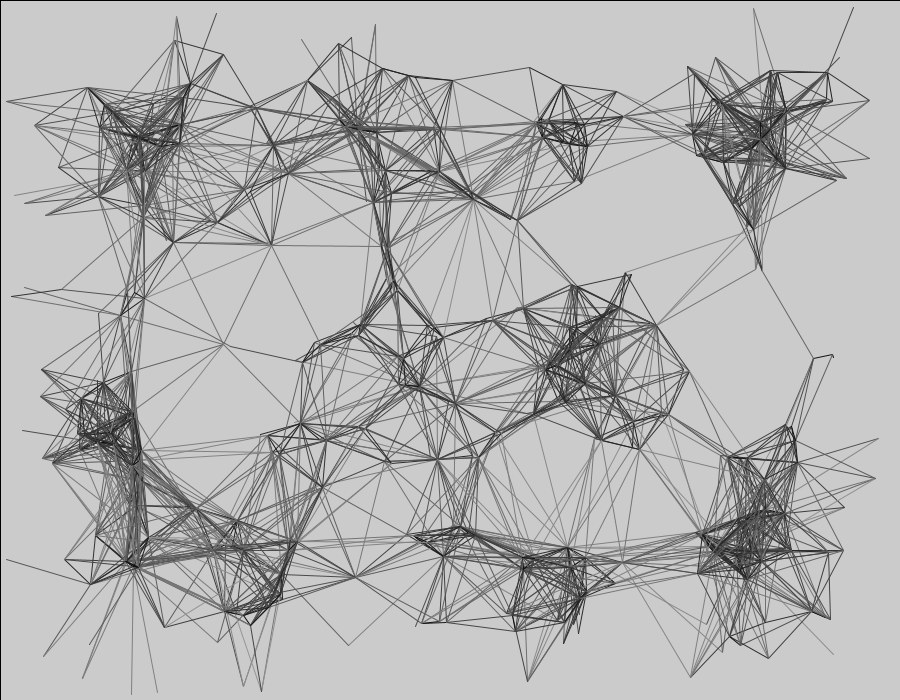
Frame 1 (no input)
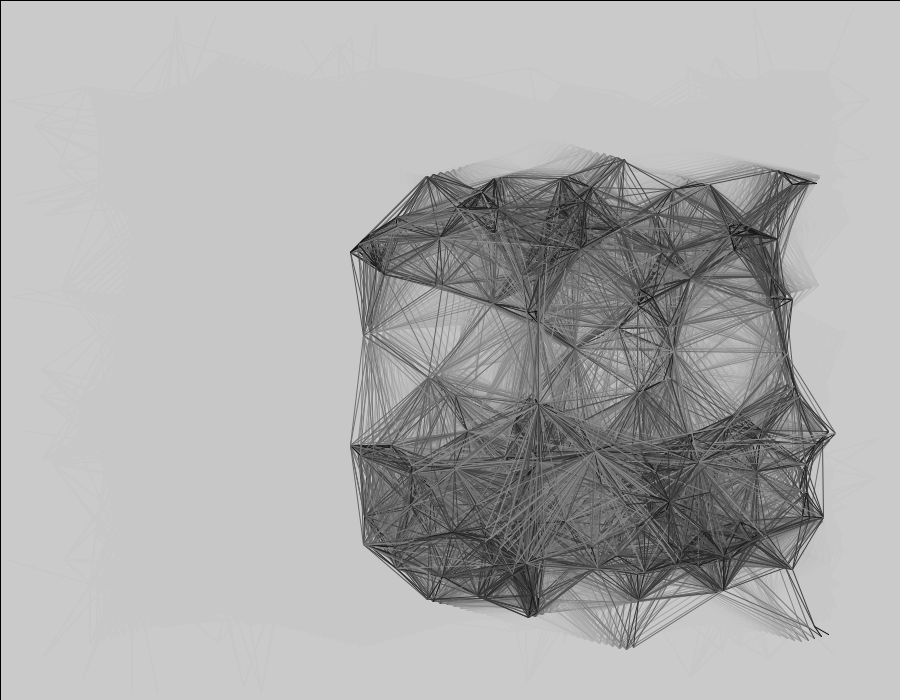
Frame 60 (the mouse pressed at the canvas centre just before this capture)
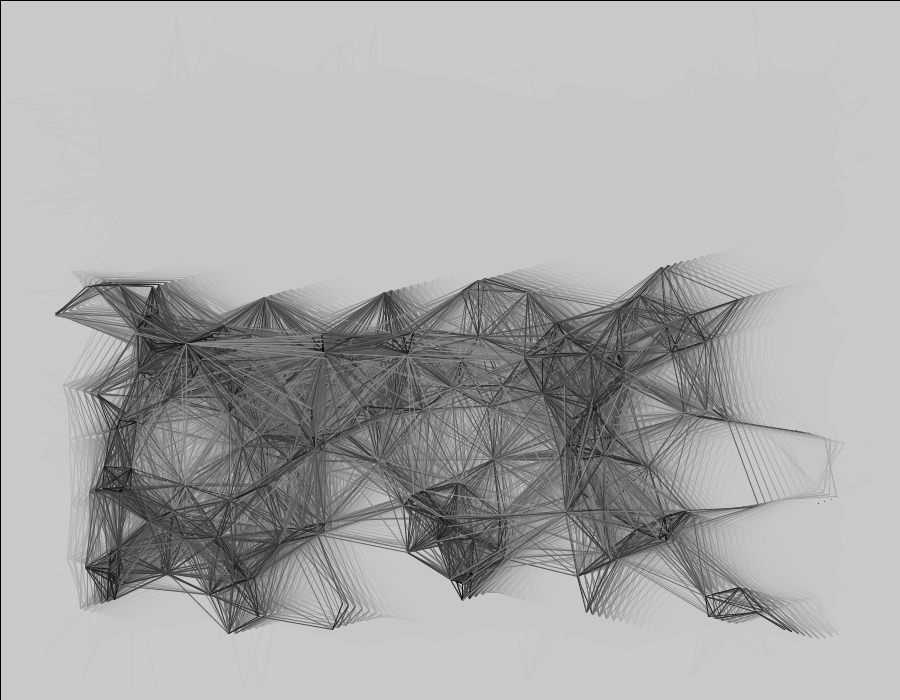
Frame 120 (the mouse held since frame 60 and released just before this capture)

The Processing sketch that drew these frames (run headless with seeded random() and noise(); from frame 60 on, the mouse is pressed at the canvas centre):

// Processing sketch: clase23d_pelota_objeto_arreglo_lineas
// ── clase23d_pelota_objeto_arreglo_lineas.pde
// ejercicio original x Denise Castro
// modificación (arreglo de objetos) x JL

int c = 200;
//declaro y creo el arreglo
Pelota[] pel = new Pelota[c];

void setup() {
  size(900, 700);
  for ( int i = 0; i < c; i++ ) {
    //creo cada instancia de objeto
    pel[i]=new Pelota( random(50, 150), color(255, 0, 0, random(100)) );
  }
}
void draw() {
  //background(25);
  fill( 200, 70 );
  rect(0, 0, width, height );
  
  for ( int i = 0; i < c; i++ ) {
    pel[i].move();
    pel[i].reb();
    //dibuja circulos
    //pel[i].dib();
    //dibuja lineas
    pel[i].dib2( pel );
  }
}

// ── pelot.pde
class Pelota {
  float x, y;
  color pecol;
  float diam;
  float dx= 6.8;
  float dy=1.8;

  Pelota(float diam1, color c) {
    x= random(width);
    y= random(height);
    diam=diam1;
    pecol=c;
  }
  
  void dib2( Pelota[] a ){
    //recorro el arreglo de Pelora que paso como parametro
    for( int i = 0; i < a.length; i++ ){
      //consulta la distancia entre mi Pelota y cada una del resto
      float d = dist( x, y,  a[i].x, a[i].y );
      //consulto si los circulos se tocan
      boolean seTocan = d < diam;
      //en caso afirmativo, dibujo una linea entre ellas
      if( seTocan ){
        stroke( d );
        line( x, y,  a[i].x, a[i].y );
      }
    }
  }

  void dib() {
    noStroke();
    fill(pecol);
    ellipse(x, y, diam*2, diam*2);
  }
  void move() {
    x=x+dx;
    y=y+dy;
  }
  void reb() {
    if (x> (width -diam)) {  //derecha
      x=width-diam;
      dx=-dx;
    } else if (x<diam) {  //izquierda
      x=diam;
      dx=-dx;
    }
    if (y >(height - diam)) {  //abajo
      y= height -diam;
      dy=-dy;
    } else if (y< diam) {  //arriba
      y=diam;
      dy=-dy;  //bug
    }
  }
}
